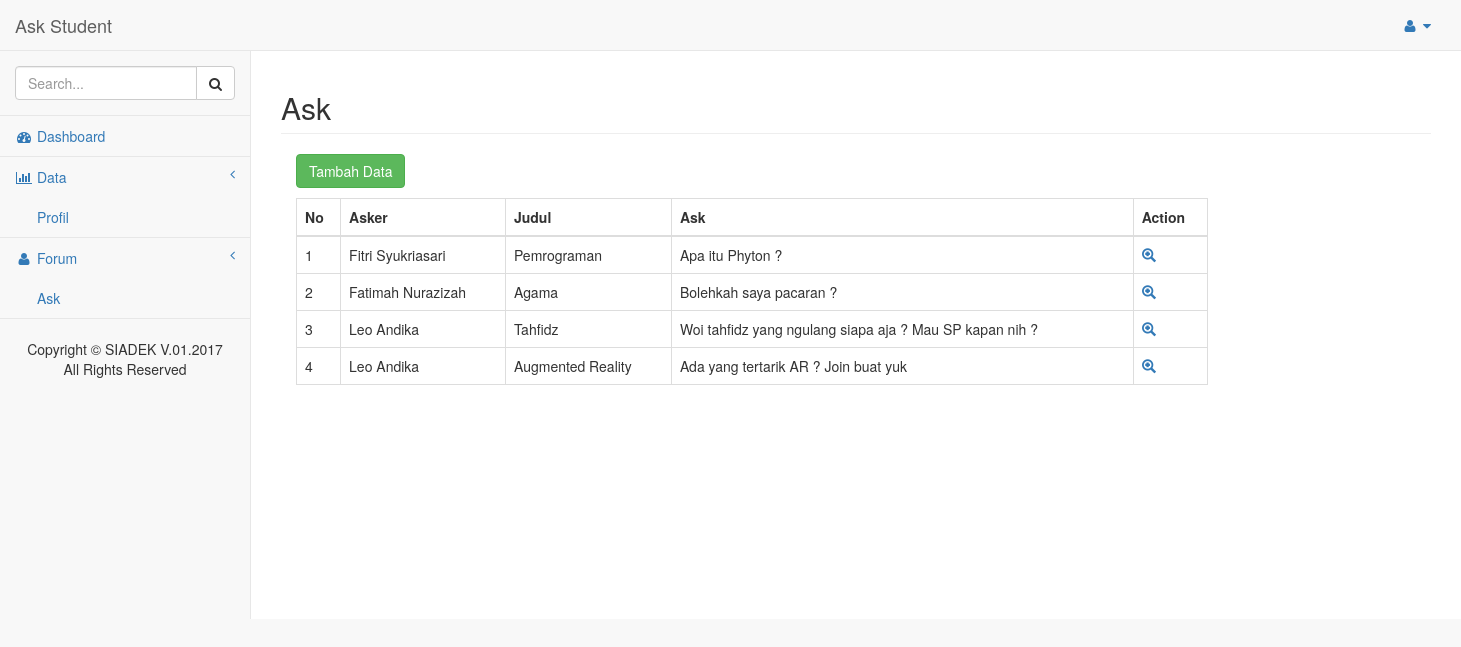
Screenshot of /user/pageask.php (signed in) with the database file from the repository.
### tables this page shows
CREATE TABLE `user` (
  `id_user` int(5) NOT NULL,
  `nim` int(30) DEFAULT NULL,
  `user` varchar(30) NOT NULL,
  `pass` varchar(30) NOT NULL,
  `level` int(3) NOT NULL
);

CREATE TABLE `ask` (
  `id_ask` int(5) NOT NULL,
  `judul` varchar(30) NOT NULL,
  `isi` text NOT NULL,
  `id_user` int(5) NOT NULL
);

CREATE TABLE `mhs` (
  `nim` int(30) NOT NULL,
  `nama` varchar(50) NOT NULL,
  `kd_prodi` varchar(5) NOT NULL,
  `kd_fak` varchar(5) NOT NULL,
  `alamat` text NOT NULL,
  `foto` text NOT NULL
);

### user/pageask.php (the view, shortened to what this page needs)
<?php
require_once("header.php");
require_once("left.php");
?>
<div id="page-wrapper">
<div class="row">
<div class="col-lg-12">
<h2 class="page-header">Ask </h2>
</div>
</div>
<div class="container">
  <p><a href="#" class="btn btn-success" data-target="#ModalAdd" data-toggle="modal">Tambah Data</a></p>
<table id="mytable" class="table table-bordered" >
    <thead>
      <th>No</th>
      <th>Asker</th>
      <th>Judul</th>
      <th>Ask</th>
      <th>Action</th>
    </thead>
<?php
  $no = 0;
  $modal=mysql_query("SELECT * FROM ask JOIN user ON ask.id_user = user.id_user JOIN mhs ON user.nim = mhs.nim ORDER BY ask.id_ask");
  while($r=mysql_fetch_array($modal)){
  $no++;
?>
  <tr>
      <td><?php echo $no; ?></td>
      <td><?php echo  $r['nama']; ?></td>
      <td><?php echo  $r['judul']; ?></td>
      <td><?php echo  $r['isi']; ?></td>
      <td>
         <a href="#" class='open_detail' id='<?php echo  $r['id_ask']; ?>'><i class="glyphicon glyphicon-zoom-in"></i></a>
      </td>
  </tr>
<?php } ?>
</table>
</div>
</body>
</html>

### user/header.php (shortened to what this page needs)
<!DOCTYPE html>
<html lang="en">
<head>
    <link href="../lib/css/bootstrap.min.css" rel="stylesheet">
    <link href="../lib/css/bootstrap.css" rel="stylesheet">
    <link href="../lib/metisMenu/metisMenu.min.css" rel="stylesheet">
    <link href="../lib/css/sb-admin-2.css" rel="stylesheet">
    <link href="../lib/font-awesome/css/font-awesome.min.css" rel="stylesheet" type="text/css">
</head>
<body>
    <div id="wrapper">
        <nav class="navbar navbar-default navbar-static-top" role="navigation" style="margin-bottom: 0">
            <div class="navbar-header">
                <a class="navbar-brand" href="index.html">Ask Student</a>
            </div>
            <ul class="nav navbar-top-links navbar-right">
                <li class="dropdown">
                    <a class="dropdown-toggle" data-toggle="dropdown" href="#">
                        <i class="fa fa-user fa-fw"></i> <i class="fa fa-caret-down"></i>
                    </a>
                </li>
            </ul>

### user/left.php (shortened to what this page needs)
<?php
$user =  $_SESSION['user'];
$modal=mysql_query("SELECT * FROM user JOIN mhs ON user.nim = mhs.nim WHERE  user.nim ='$user' ");
    while($r=mysql_fetch_array($modal)){
?>
<div class="navbar-default sidebar" role="navigation">
                <div class="sidebar-nav navbar-collapse">
                    <ul class="nav" id="side-menu">
                        <li class="sidebar-search">
                            <div class="input-group custom-search-form">
                                <input type="text" class="form-control" placeholder="Search...">
                                <span class="input-group-btn">
                                <button class="btn btn-default" type="button">
                                    <i class="fa fa-search"></i>
                                </button>
                            </span>
                            </div>
                        </li>
                        <li>
                            <a href="index.php"><i class="fa fa-dashboard fa-fw"></i> Dashboard</a>
                        </li>
                        <li>
                            <a href="#"><i class="fa fa-bar-chart-o fa-fw"></i> Data<span class="fa arrow"></span></a>
                            <ul class="nav nav-second-level">
                                <li>
                                    <a href="#" class='open_detail' id='<?php  echo $r['nim']; } ?>'>Profil</a>
                                </li>
                            </ul>
                        </li>
                        <li>
                            <a href="#"><i class="fa fa-user fa-fw"></i> Forum<span class="fa arrow"></span></a>
                            <ul class="nav nav-second-level">
                                <li>
                                    <a href="pageask.php">Ask</a>
                                </li>
                            </ul>
                        </li>
                    </ul>
                    <br>
                    <center>Copyright © SIADEK V.01.2017<br> All Rights Reserved</center>
                </div>
            </div>
        </nav>

### rows the page displays
ask: mhs.nama "Fitri Syukriasari", judul "Pemrograman", isi "Apa itu Phyton ?"
ask: mhs.nama "Fatimah Nurazizah", judul "Agama", isi "Bolehkah saya pacaran ?"
ask: mhs.nama "Leo Andika", judul "Tahfidz", isi "Woi tahfidz yang ngulang siapa aja ? Mau SP kapan nih ?"
ask: mhs.nama "Leo Andika", judul "Augmented Reality", isi "Ada yang tertarik AR ? Join buat yuk"
